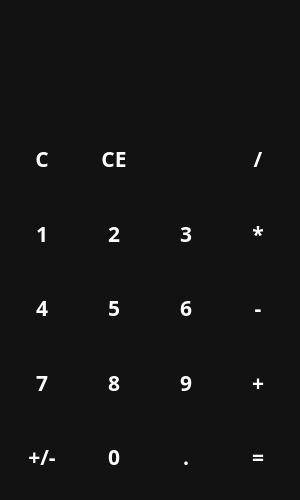
<?xml version="1.0" encoding="UTF-8"?>
<ui version="4.0">
 <class>MainWindow</class>
 <widget class="QMainWindow" name="MainWindow">
  <property name="geometry">
   <rect>
    <x>0</x>
    <y>0</y>
    <width>300</width>
    <height>500</height>
   </rect>
  </property>
  <property name="minimumSize">
   <size>
    <width>300</width>
    <height>500</height>
   </size>
  </property>
  <property name="maximumSize">
   <size>
    <width>300</width>
    <height>500</height>
   </size>
  </property>
  <property name="windowTitle">
   <string> calculator -W</string>
  </property>
  <property name="windowIcon">
   <iconset resource="files.qrc">
    <normaloff>:/icon/outline_calculate_black_24dp.png</normaloff>:/icon/outline_calculate_black_24dp.png</iconset>
  </property>
  <property name="styleSheet">
   <string notr="true">QWidget {
	color:white;
	background-color: #121212;
	font-family:Rubik;
    font-size:16pt;
    font-weight:600;
}

QPushButton{
	background-color:transparent;
	border:none;
}


QPushButton:hover{
	background-color:#666;


}
QPushButton:pressed{
	background-color:#888;

}</string>
  </property>
  <widget class="QWidget" name="centralwidget">
   <property name="styleSheet">
    <string notr="true"/>
   </property>
   <layout class="QVBoxLayout" name="verticalLayout">
    <item>
     <widget class="QLabel" name="label_01">
      <property name="sizePolicy">
       <sizepolicy hsizetype="Preferred" vsizetype="Maximum">
        <horstretch>0</horstretch>
        <verstretch>0</verstretch>
       </sizepolicy>
      </property>
      <property name="minimumSize">
       <size>
        <width>0</width>
        <height>0</height>
       </size>
      </property>
      <property name="styleSheet">
       <string notr="true">color:#888;</string>
      </property>
      <property name="text">
       <string/>
      </property>
      <property name="alignment">
       <set>Qt::AlignRight|Qt::AlignTrailing|Qt::AlignVCenter</set>
      </property>
     </widget>
    </item>
    <item>
     <widget class="QLineEdit" name="line_01">
      <property name="styleSheet">
       <string notr="true">font-size:40pt;
border:none;</string>
      </property>
      <property name="maxLength">
       <number>12</number>
      </property>
      <property name="readOnly">
       <bool>true</bool>
      </property>
     </widget>
    </item>
    <item>
     <layout class="QGridLayout" name="gridLayout">
      <item row="1" column="0">
       <layout class="QGridLayout" name="gridLayout_2">
        <item row="3" column="0">
         <widget class="QPushButton" name="btn_7">
          <property name="sizePolicy">
           <sizepolicy hsizetype="Minimum" vsizetype="Expanding">
            <horstretch>0</horstretch>
            <verstretch>0</verstretch>
           </sizepolicy>
          </property>
          <property name="text">
           <string>7</string>
          </property>
         </widget>
        </item>
        <item row="0" column="3">
         <widget class="QPushButton" name="btn_d">
          <property name="sizePolicy">
           <sizepolicy hsizetype="Minimum" vsizetype="Expanding">
            <horstretch>0</horstretch>
            <verstretch>0</verstretch>
           </sizepolicy>
          </property>
          <property name="text">
           <string>/</string>
          </property>
         </widget>
        </item>
        <item row="0" column="0">
         <widget class="QPushButton" name="btn_C">
          <property name="sizePolicy">
           <sizepolicy hsizetype="Minimum" vsizetype="Expanding">
            <horstretch>0</horstretch>
            <verstretch>0</verstretch>
           </sizepolicy>
          </property>
          <property name="text">
           <string>C</string>
          </property>
         </widget>
        </item>
        <item row="4" column="0">
         <widget class="QPushButton" name="btn_mu">
          <property name="sizePolicy">
           <sizepolicy hsizetype="Minimum" vsizetype="Expanding">
            <horstretch>0</horstretch>
            <verstretch>0</verstretch>
           </sizepolicy>
          </property>
          <property name="text">
           <string>+/-</string>
          </property>
         </widget>
        </item>
        <item row="2" column="2">
         <widget class="QPushButton" name="btn_6">
          <property name="sizePolicy">
           <sizepolicy hsizetype="Minimum" vsizetype="Expanding">
            <horstretch>0</horstretch>
            <verstretch>0</verstretch>
           </sizepolicy>
          </property>
          <property name="text">
           <string>6</string>
          </property>
         </widget>
        </item>
        <item row="2" column="3">
         <widget class="QPushButton" name="btn_uu">
          <property name="sizePolicy">
           <sizepolicy hsizetype="Minimum" vsizetype="Expanding">
            <horstretch>0</horstretch>
            <verstretch>0</verstretch>
           </sizepolicy>
          </property>
          <property name="text">
           <string>-</string>
          </property>
         </widget>
        </item>
        <item row="1" column="2">
         <widget class="QPushButton" name="btn_3">
          <property name="sizePolicy">
           <sizepolicy hsizetype="Minimum" vsizetype="Expanding">
            <horstretch>0</horstretch>
            <verstretch>0</verstretch>
           </sizepolicy>
          </property>
          <property name="text">
           <string>3</string>
          </property>
         </widget>
        </item>
        <item row="0" column="2">
         <widget class="QPushButton" name="btn_x">
          <property name="sizePolicy">
           <sizepolicy hsizetype="Minimum" vsizetype="Expanding">
            <horstretch>0</horstretch>
            <verstretch>0</verstretch>
           </sizepolicy>
          </property>
          <property name="icon">
           <iconset resource="files.qrc">
            <normaloff>:/icon/outline_backspace_white_24dp.png</normaloff>:/icon/outline_backspace_white_24dp.png</iconset>
          </property>
          <property name="iconSize">
           <size>
            <width>24</width>
            <height>24</height>
           </size>
          </property>
         </widget>
        </item>
        <item row="2" column="0">
         <widget class="QPushButton" name="btn_4">
          <property name="sizePolicy">
           <sizepolicy hsizetype="Minimum" vsizetype="Expanding">
            <horstretch>0</horstretch>
            <verstretch>0</verstretch>
           </sizepolicy>
          </property>
          <property name="text">
           <string>4</string>
          </property>
         </widget>
        </item>
        <item row="4" column="2">
         <widget class="QPushButton" name="btn_t">
          <property name="sizePolicy">
           <sizepolicy hsizetype="Minimum" vsizetype="Expanding">
            <horstretch>0</horstretch>
            <verstretch>0</verstretch>
           </sizepolicy>
          </property>
          <property name="text">
           <string>.</string>
          </property>
         </widget>
        </item>
        <item row="3" column="3">
         <widget class="QPushButton" name="btn_do">
          <property name="sizePolicy">
           <sizepolicy hsizetype="Minimum" vsizetype="Expanding">
            <horstretch>0</horstretch>
            <verstretch>0</verstretch>
           </sizepolicy>
          </property>
          <property name="text">
           <string>+</string>
          </property>
         </widget>
        </item>
        <item row="3" column="2">
         <widget class="QPushButton" name="btn_9">
          <property name="sizePolicy">
           <sizepolicy hsizetype="Minimum" vsizetype="Expanding">
            <horstretch>0</horstretch>
            <verstretch>0</verstretch>
           </sizepolicy>
          </property>
          <property name="text">
           <string>9</string>
          </property>
         </widget>
        </item>
        <item row="4" column="3">
         <widget class="QPushButton" name="btn_r">
          <property name="sizePolicy">
           <sizepolicy hsizetype="Minimum" vsizetype="Expanding">
            <horstretch>0</horstretch>
            <verstretch>0</verstretch>
           </sizepolicy>
          </property>
          <property name="text">
           <string>=</string>
          </property>
         </widget>
        </item>
        <item row="1" column="3">
         <widget class="QPushButton" name="btn_u">
          <property name="sizePolicy">
           <sizepolicy hsizetype="Minimum" vsizetype="Expanding">
            <horstretch>0</horstretch>
            <verstretch>0</verstretch>
           </sizepolicy>
          </property>
          <property name="text">
           <string>*</string>
          </property>
         </widget>
        </item>
        <item row="1" column="0">
         <widget class="QPushButton" name="btn_1">
          <property name="sizePolicy">
           <sizepolicy hsizetype="Minimum" vsizetype="Expanding">
            <horstretch>0</horstretch>
            <verstretch>0</verstretch>
           </sizepolicy>
          </property>
          <property name="text">
           <string>1</string>
          </property>
         </widget>
        </item>
        <item row="2" column="1">
         <widget class="QPushButton" name="btn_5">
          <property name="sizePolicy">
           <sizepolicy hsizetype="Minimum" vsizetype="Expanding">
            <horstretch>0</horstretch>
            <verstretch>0</verstretch>
           </sizepolicy>
          </property>
          <property name="text">
           <string>5</string>
          </property>
         </widget>
        </item>
        <item row="1" column="1">
         <widget class="QPushButton" name="btn_2">
          <property name="sizePolicy">
           <sizepolicy hsizetype="Minimum" vsizetype="Expanding">
            <horstretch>0</horstretch>
            <verstretch>0</verstretch>
           </sizepolicy>
          </property>
          <property name="text">
           <string>2</string>
          </property>
         </widget>
        </item>
        <item row="3" column="1">
         <widget class="QPushButton" name="btn_8">
          <property name="sizePolicy">
           <sizepolicy hsizetype="Minimum" vsizetype="Expanding">
            <horstretch>0</horstretch>
            <verstretch>0</verstretch>
           </sizepolicy>
          </property>
          <property name="text">
           <string>8</string>
          </property>
         </widget>
        </item>
        <item row="4" column="1">
         <widget class="QPushButton" name="btn_0">
          <property name="sizePolicy">
           <sizepolicy hsizetype="Minimum" vsizetype="Expanding">
            <horstretch>0</horstretch>
            <verstretch>0</verstretch>
           </sizepolicy>
          </property>
          <property name="text">
           <string>0</string>
          </property>
         </widget>
        </item>
        <item row="0" column="1">
         <widget class="QPushButton" name="btn_CE">
          <property name="sizePolicy">
           <sizepolicy hsizetype="Minimum" vsizetype="Expanding">
            <horstretch>0</horstretch>
            <verstretch>0</verstretch>
           </sizepolicy>
          </property>
          <property name="text">
           <string>CE</string>
          </property>
         </widget>
        </item>
       </layout>
      </item>
     </layout>
    </item>
   </layout>
  </widget>
 </widget>
 <resources>
  <include location="files.qrc"/>
 </resources>
 <connections/>
</ui>
